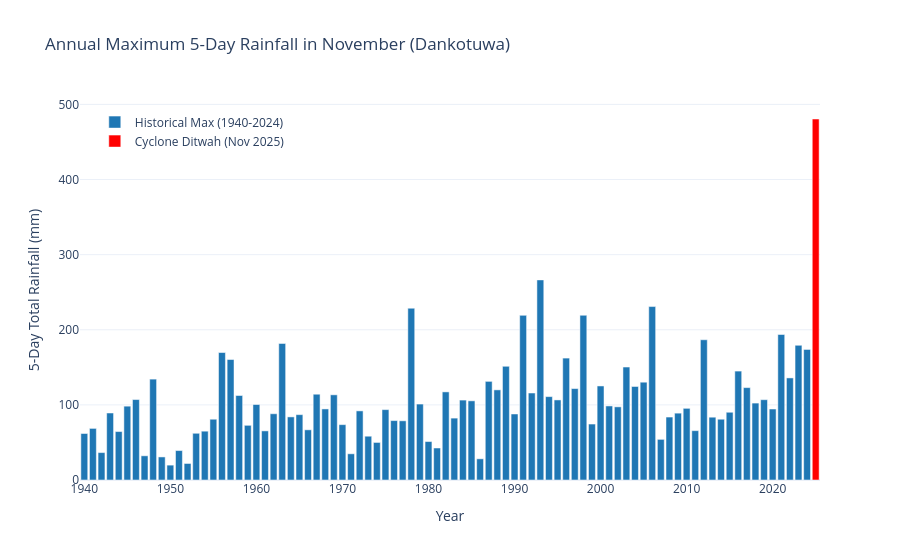

This figure's notebook cell:
### Markdown cell above
## Act 2: Rain Extremes

While the temperature is clearly rising, we must check if extreme rainfall is also increasing. We analyze two specific metrics for the historical baseline period (1940-2024):
1. The trend in the **maximum 5-day rainfall** each November.
2. The trend in the **number of "heavy rain" days** (over 50 mm) per year.

Finally, we plot Dankotuwa's historical 5-day November maxima and highlight Cyclone Ditwah (2025) to visually assess if it was a statistical outlier.

### Code cell
from ditwah_weather.analysis import annual_max_window

# 1. Calculate trends for November 5-Day Max Rainfall & Heavy Rain Days (>50mm)
rain_trends = []

for city in df['city'].unique():
    city_df = df[df['city'] == city].copy()
    
    # --- Metric 1: 5-Day Max Rainfall (November, 1940-2024) ---
    annual_max = annual_max_window(city_df, window=5, month=11)
    max_slope, max_pval = decadal_trend(annual_max.index, annual_max.values)
    
    # --- Metric 2: Heavy Rain Days (Whole Year, 1940-2024) ---
    # Filter strictly for the baseline years
    baseline_df = city_df[(city_df['date'].dt.year >= 1940) & (city_df['date'].dt.year <= 2024)]
    
    # Count days > 50mm, then reindex to ensure years with 0 heavy days are explicitly tracked as 0
    heavy_days = baseline_df[baseline_df['precipitation_sum'] > 50].groupby(baseline_df['date'].dt.year).size()
    heavy_days = heavy_days.reindex(range(1940, 2025), fill_value=0) 
    heavy_slope, heavy_pval = decadal_trend(heavy_days.index, heavy_days.values)
    
    rain_trends.append({
        'City': city, 
        '5-Day Max Trend (mm/decade)': round(max_slope, 2), 'Max p-val': round(max_pval, 4),
        'Heavy Days Trend (days/decade)': round(heavy_slope, 3), 'Heavy p-val': round(heavy_pval, 4)
    })

    # Save Dankotuwa's historical max data specifically for plotting below
    if city == 'Dankotuwa':
        dankotuwa_max_rain = annual_max.reset_index()

# Display the trends table
display(pd.DataFrame(rain_trends).sort_values('5-Day Max Trend (mm/decade)', ascending=False))

from ditwah_weather.analysis import calculate_event_rainfall

# 2. Calculate exact rainfall for Cyclone Ditwah (2025) in Dankotuwa
dankotuwa_df = df[df['city'] == 'Dankotuwa']
ditwah_total = calculate_event_rainfall(dankotuwa_df, start='2025-11-26', end='2025-11-30')

# 3. Visualisation: Bar chart of historical max vs Ditwah
fig = px.bar(dankotuwa_max_rain, x='year', y='precipitation_sum',
             title='Annual Maximum 5-Day Rainfall in November (Dankotuwa)',
             labels={'year': 'Year', 'precipitation_sum': '5-Day Total Rainfall (mm)'})

# Update historical bars to standard blue
fig.update_traces(marker_color='#1f77b4', name='Historical Max (1940-2024)', showlegend=True)

# Add Cyclone Ditwah as a striking red bar
fig.add_trace(go.Bar(x=[2025], y=[ditwah_total], name='Cyclone Ditwah (Nov 2025)', marker_color='red'))

fig.update_layout(template='plotly_white', legend=dict(x=0.02, y=0.98))
fig.show()

### Figure 1 — Plotly figure (JSON) as saved in the notebook; plotly's stock layout.template omitted (floating-point values rounded to 4 significant figures)
{"data": [{"hovertemplate": "Year=%{x}<br>5-Day Total Rainfall (mm)=%{y}<extra></extra>", "legendgroup": "", "marker": {"color": "#1f77b4", "pattern": {"shape": ""}}, "name": "Historical Max (1940-2024)", "orientation": "v", "showlegend": true, "textposition": "auto", "type": "bar", "x": [1940, 1941, 1942, 1943, 1944, 1945, 1946, 1947, 1948, 1949, 1950, 1951, 1952, 1953, 1954, 1955, 1956, 1957, 1958, 1959, 1960, 1961, 1962, 1963, 1964, 1965, 1966, 1967, 1968, 1969, 1970, 1971, 1972, 1973, 1974, 1975, 1976, 1977, 1978, 1979, 1980, 1981, 1982, 1983, 1984, 1985, 1986, 1987, 1988, 1989, 1990, 1991, 1992, 1993, 1994, 1995, 1996, 1997, 1998, 1999, 2000, 2001, 2002, 2003, 2004, 2005, 2006, 2007, 2008, 2009, 2010, 2011, 2012, 2013, 2014, 2015, 2016, 2017, 2018, 2019, 2020, 2021, 2022, 2023, 2024], "xaxis": "x", "y": [61.9, 68.7, 36.5, 89.2, 64.5, 98.3, 107.1, 32.2, 134.3, 30.7, 19.8, 39.2, 22.0, 62.2, 65.0, 80.9, 169.7, 160.4, 112.5, 72.8, 100.5, 65.4, 88.2, 181.8, 84.0, 87.0, 66.8, 114.2, 94.6, 113.4, 73.7, 34.9, 92.0, 58.3, 50.0, 93.7, 79.1, 78.8, 228.7, 101.1, 51.2, 42.6, 117.3, 82.4, 106.4, 105.4, 28.2, 131.3, 120.0, 151.4, 87.9, 219.2, 115.8, 266.4, 111.0, 106.6, 162.3, 121.7, 219.3, 74.5, 125.2, 98.6, 97.4, 150.4, 124.5, 130.2, 230.9, 54.1, 83.8, 89.0, 95.4, 65.7, 186.7, 83.6, 80.9, 90.2, 145.0, 123.0, 102.4, 106.9, 94.5, 193.7, 135.9, 179.3, 173.9], "yaxis": "y"}, {"marker": {"color": "red"}, "name": "Cyclone Ditwah (Nov 2025)", "type": "bar", "x": [2025], "y": [480.6]}], "layout": {"barmode": "relative", "legend": {"tracegroupgap": 0, "x": 0.02, "y": 0.98}, "title": {"text": "Annual Maximum 5-Day Rainfall in November (Dankotuwa)"}, "xaxis": {"anchor": "y", "domain": [0, 1], "title": {"text": "Year"}}, "yaxis": {"anchor": "x", "domain": [0, 1], "title": {"text": "5-Day Total Rainfall (mm)"}}}}
